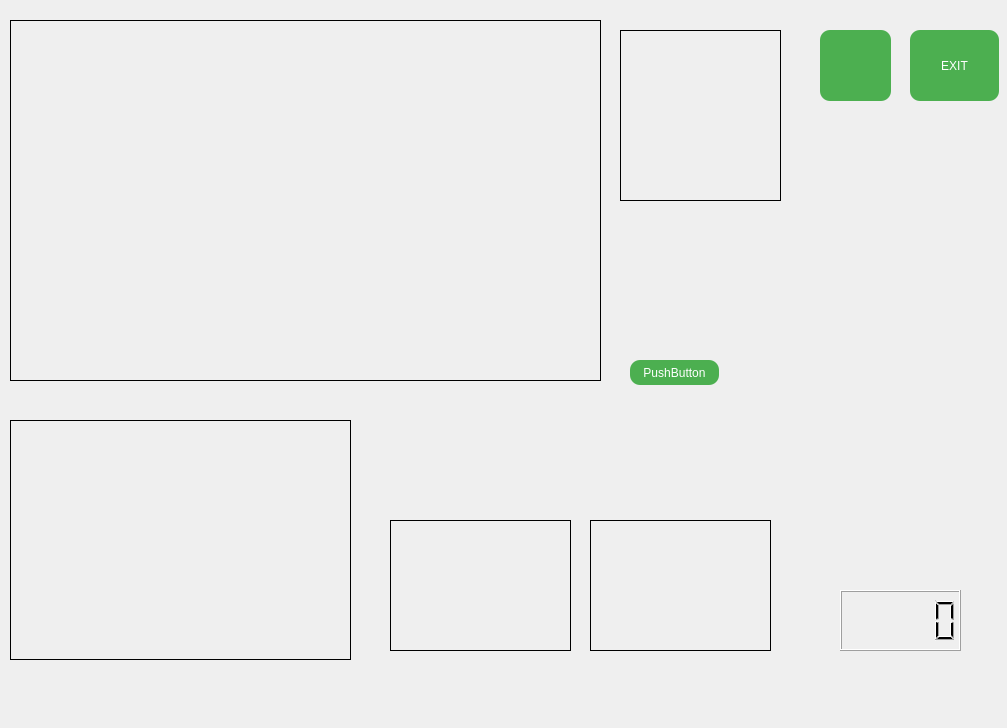
<?xml version="1.0" encoding="UTF-8"?>
<ui version="4.0">
 <class>Dialog</class>
 <widget class="QDialog" name="Dialog">
  <property name="geometry">
   <rect>
    <x>0</x>
    <y>0</y>
    <width>1007</width>
    <height>728</height>
   </rect>
  </property>
  <property name="windowTitle">
   <string>Dialog</string>
  </property>
  <property name="styleSheet">
   <string notr="true">QPushButton {
    border-radius: 10px;
    background-color: #4CAF50;
    border: none;
    color: white;
    padding: 5px 10px;
}</string>
  </property>
  <widget class="QLabel" name="label_Obstacle_Camera">
   <property name="geometry">
    <rect>
     <x>10</x>
     <y>20</y>
     <width>591</width>
     <height>361</height>
    </rect>
   </property>
   <property name="frameShape">
    <enum>QFrame::Box</enum>
   </property>
   <property name="text">
    <string/>
   </property>
  </widget>
  <widget class="QLabel" name="label_Lane_Camera">
   <property name="geometry">
    <rect>
     <x>10</x>
     <y>420</y>
     <width>341</width>
     <height>240</height>
    </rect>
   </property>
   <property name="frameShape">
    <enum>QFrame::Box</enum>
   </property>
   <property name="text">
    <string/>
   </property>
  </widget>
  <widget class="QPushButton" name="pushButton_log">
   <property name="geometry">
    <rect>
     <x>820</x>
     <y>30</y>
     <width>71</width>
     <height>71</height>
    </rect>
   </property>
   <property name="styleSheet">
    <string notr="true"/>
   </property>
   <property name="text">
    <string/>
   </property>
   <property name="icon">
    <iconset>
     <normaloff>image/file_log_format_type_icon_134704.png</normaloff>image/file_log_format_type_icon_134704.png</iconset>
   </property>
   <property name="iconSize">
    <size>
     <width>64</width>
     <height>64</height>
    </size>
   </property>
  </widget>
  <widget class="QLabel" name="label_obstacle">
   <property name="geometry">
    <rect>
     <x>620</x>
     <y>30</y>
     <width>161</width>
     <height>171</height>
    </rect>
   </property>
   <property name="frameShape">
    <enum>QFrame::Box</enum>
   </property>
   <property name="text">
    <string/>
   </property>
  </widget>
  <widget class="QPushButton" name="pushButton">
   <property name="geometry">
    <rect>
     <x>910</x>
     <y>30</y>
     <width>89</width>
     <height>71</height>
    </rect>
   </property>
   <property name="mouseTracking">
    <bool>false</bool>
   </property>
   <property name="contextMenuPolicy">
    <enum>Qt::NoContextMenu</enum>
   </property>
   <property name="text">
    <string>EXIT</string>
   </property>
  </widget>
  <widget class="QLabel" name="label_child_sign">
   <property name="geometry">
    <rect>
     <x>390</x>
     <y>520</y>
     <width>181</width>
     <height>131</height>
    </rect>
   </property>
   <property name="frameShape">
    <enum>QFrame::Box</enum>
   </property>
   <property name="text">
    <string/>
   </property>
  </widget>
  <widget class="QLabel" name="label_speed_sign">
   <property name="geometry">
    <rect>
     <x>590</x>
     <y>520</y>
     <width>181</width>
     <height>131</height>
    </rect>
   </property>
   <property name="frameShape">
    <enum>QFrame::Box</enum>
   </property>
   <property name="text">
    <string/>
   </property>
  </widget>
  <widget class="QLCDNumber" name="lcdNumber_speed">
   <property name="geometry">
    <rect>
     <x>840</x>
     <y>590</y>
     <width>121</width>
     <height>61</height>
    </rect>
   </property>
  </widget>
  <widget class="QPushButton" name="pushButton_camera">
   <property name="geometry">
    <rect>
     <x>630</x>
     <y>360</y>
     <width>89</width>
     <height>25</height>
    </rect>
   </property>
   <property name="text">
    <string>PushButton</string>
   </property>
  </widget>
 </widget>
 <resources/>
 <connections/>
</ui>
